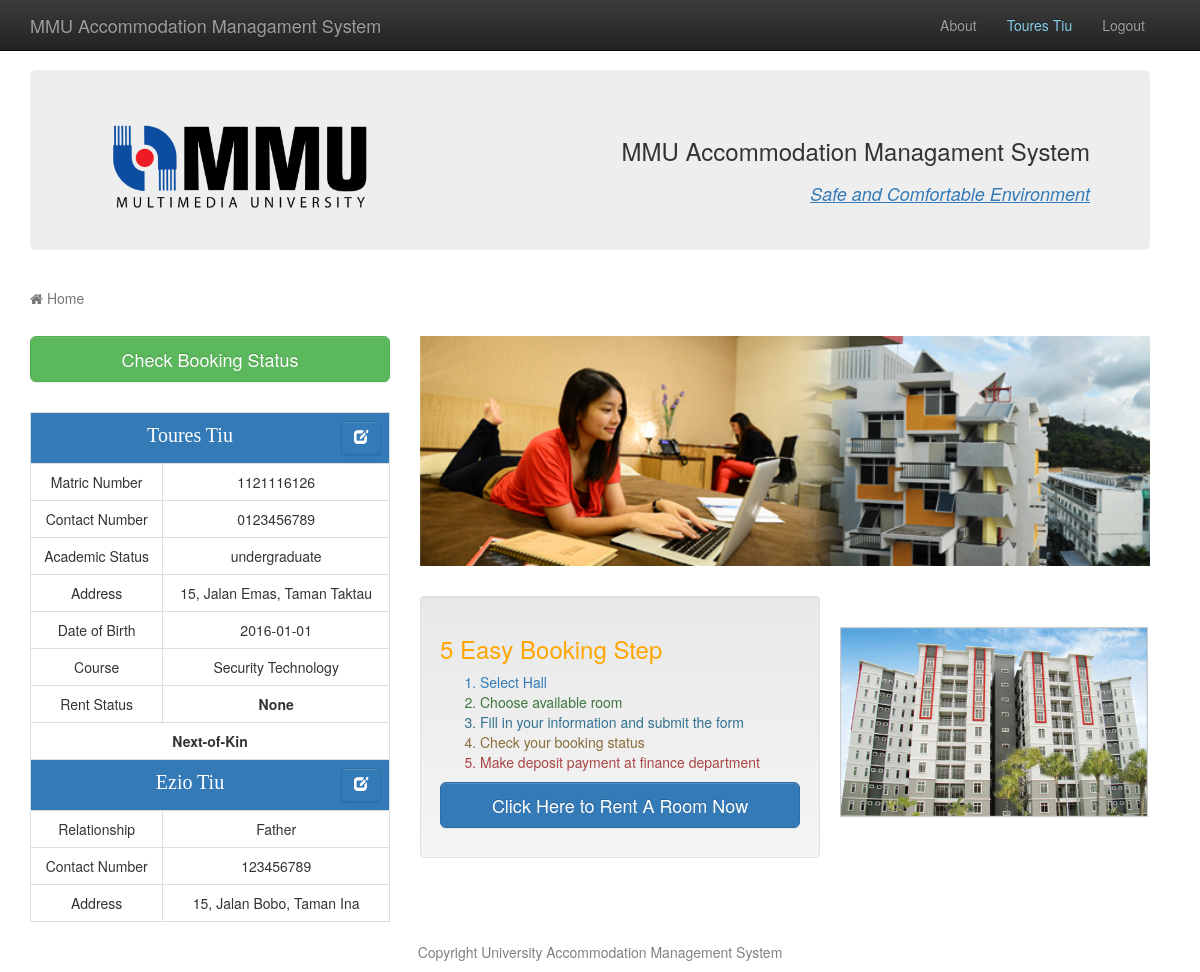
The app's page /index.php (signed in) with its own data.
### tables this page shows
CREATE TABLE `student` (
  `student_id` int(10) NOT NULL,
  `student_name` varchar(50) NOT NULL,
  `student_address` varchar(50) NOT NULL,
  `student_dob` date NOT NULL,
  `student_category` varchar(50) NOT NULL,
  `student_status` varchar(10) NOT NULL,
  `course_id` varchar(5) NOT NULL,
  `student_pass` varchar(50) NOT NULL,
  `student_hp` varchar(11) NOT NULL
);

CREATE TABLE `relative` (
  `relative_id` int(5) NOT NULL,
  `relative_name` varchar(50) NOT NULL,
  `relative_relation` varchar(50) NOT NULL,
  `relative_address` varchar(50) NOT NULL,
  `relative_hp` varchar(11) NOT NULL,
  `student_id` int(10) NOT NULL
);

CREATE TABLE `course` (
  `course_id` varchar(5) NOT NULL,
  `course_title` varchar(50) NOT NULL,
  `course_leader` varchar(50) NOT NULL,
  `department_name` varchar(50) NOT NULL
);

### index.php (the view, shortened to what this page needs)
<!DOCTYPE html>
<?php
	if (isset($_SESSION['id']))
	{
		$sess_id=$_SESSION["id"];
		$student_result = mysql_query("select * from student,course,relative where student.student_id=$sess_id and student.course_id=course.course_id and relative.student_id=$sess_id");
		$student_row = mysql_fetch_assoc($student_result);
	}
?>
<html>
<head>
<link rel="stylesheet" href="https://maxcdn.bootstrapcdn.com/bootstrap/3.3.6/css/bootstrap.min.css">
	<link rel="stylesheet" href="https://maxcdn.bootstrapcdn.com/bootstrap/3.3.6/css/bootstrap-theme.min.css">
	<link rel="stylesheet" href="https://maxcdn.bootstrapcdn.com/font-awesome/4.5.0/css/font-awesome.min.css">
    <link href="css/bootstrap.css" rel="stylesheet">
	<link href="css/bootstrap.min.css" rel="stylesheet">
</head>
		<body>
    <nav class="navbar navbar-inverse navbar-fixed-top" role="navigation">
        <div class="container">
            <div class="navbar-header">
                <a class="navbar-brand" href="index.php">MMU Accommodation Managament System</a>
            </div>
            <div class="collapse navbar-collapse" id="bs-example-navbar-collapse-1" style="float:right;margin-right:10px;">
                <ul class="nav navbar-nav">
                    <li>
                        <a href="about.php">About</a>
                    </li>
                    <li>
                        <a href="#" style="color:skyblue;cursor:context-menu;"><?php echo $student_row["student_name"] ?></a>
                    </li>
					<li>
                        <a href="logout.php">Logout</a>
                    </li>
                </ul>
            </div>
        </div>
    </nav>
			<div class="container">
			  <div class="jumbotron" style="height:180px; margin-top:70px;margin-right:20px;">
				<img src="img/mmulogo.png" alt="MMU" style="width: 300px;height:100px;">
				<table style="float:right;">
				<tr><td><h3 style="float:right;">MMU Accommodation Managament System</h3></td></tr>
				<tr><td><h4 style="float:right;font-style:italic;" class="text-primary"><u>Safe and Comfortable Environment</u></h4></td></tr>
				</table>
			  </div>
			  <div class="row">
				<ol class="breadcrumb">
                            <li class="active">
                                <i class="fa fa-home"></i> Home
                            </li>
                </ol>
				<div class="col-sm-4">
				  <form method='POST'>
				  <input class="btn btn-lg btn-success btn-block" type="submit" value="Check Booking Status" name='chk_status'>
				  </form>
				<table class="table table-bordered" style="text-align:center;margin-top:30px;">
					<tr><td colspan="2" style="background-color:#337ab7;color:white;font-size:15pt;font-family:serif;"><?php echo $student_row["student_name"]; ?>
						<button type="button" title="Update student profile" class="btn btn-default btn-primary" data-toggle="modal" data-target="#studentModal" style="float:right;"><i class="glyphicon glyphicon-edit glyphicon-lg" style="color:white;"></i>
                            </button>
						</td>
					</tr>
					<tr><td>Matric Number</td><td><?php echo $student_row["student_id"]; ?></td></tr>
					<tr><td>Contact Number</td><td><?php echo $student_row["student_hp"]; ?></td></tr>
					<tr><td>Academic Status</td><td><?php echo $student_row["student_category"]; ?></td></tr>
					<tr><td>Address</td><td><?php echo $student_row["student_address"]; ?></td></tr>
					<tr><td>Date of Birth</td><td><?php echo $student_row["student_dob"]; ?></td></tr>
					<tr><td>Course</td><td><?php echo $student_row["course_title"] ?></td></tr>
					<tr><td>Rent Status</td><td><?php  $sst=$student_row["student_status"];
																		if ($sst=="Pending")
																		{echo "<span style=\"color:orange;font-weight:bold;\">$sst</span>"; }
																		else if ($sst=="Rented")
																		{echo "<span style=\"color:#25a900;font-weight:bold;\">$sst</span>"; }
																		else
																		{echo "<span style=\"font-weight:bold;\">None</span>"; }
											?></td>
					</tr>
					<tr><td colspan="2" style="font-weight:bold;">Next-of-Kin</td></tr>
					<tr><td colspan="2" style="background-color:#337ab7;color:white;font-size:15pt;font-family:serif;"><?php echo $student_row["relative_name"]; ?>
						<button type="button" title="Update next-of-kin profile" class="btn btn-default btn-primary" data-toggle="modal" data-target="#relativeModal" style="float:right;"><i class="glyphicon glyphicon-edit glyphicon-lg" style="color:white;"></i>
                           </button>
						</td>
					</tr>
					<tr><td>Relationship</td><td><?php echo $student_row["relative_relation"]; ?></td></tr>
					<tr><td>Contact Number</td><td><?php echo $student_row["relative_hp"]; ?></td></tr>
					<tr><td>Address</td><td><?php echo $student_row["relative_address"]; ?></td></tr>
				</table>
				</div>
				<div class="col-sm-4">
					<img src="img/hostel1.jpg" style="width:730px;height:230px;">
					<table>
					<tr>
					<td>
					<div class="well" style="margin-top:30px;width:400px;">
						<h3 style="color:orange;">5 Easy Booking Step</h3>
						<ol>
						<li class="text-primary">Select Hall</li>
						<li class="text-success">Choose available room</li>
						<li class="text-info">Fill in your information and submit the form </li>
						<li class="text-warning">Check your booking status</li>
						<li class="text-danger">Make deposit payment at finance department</li>
						</ol>
						<form method='POST'>
						<p>
						<input class="btn btn-lg btn-primary btn-block" type="submit" name="btn_index" value="Click Here to Rent A Room Now">
						</p>
						</form>
					</div>
					</td>
					<td>
					<img src="img/hostel3.jpg" style="width:auto;height:230px;padding:20px;">
					</td>
					</tr>
					</table>
				</div>
			  </div>
			  <footer>
            <div class="row">
                <div class="col-lg-12" style="text-align:center;color:grey;">
                    <p>Copyright University Accommodation Management System</p>
                </div>
            </div>
        </footer>
			</div>
        </body>
</html>

### index.php (style rules this page uses)
.breadcrumb { padding: 8px 0px; margin-bottom: 20px; margin-left:15px; margin-right:15px; list-style: none; background-color: transparent; }

### records on screen
student: student_name "Toures Tiu", relative.student_id "1121116126", student_hp "0123456789", student_category "undergraduate", student_address "15, Jalan Emas, Taman Taktau", student_dob "2016-01-01", course.course_title "Security Technology", relative.relative_name "Ezio Tiu", relative.relative_relation "Father", relative.relative_hp "123456789", relative.relative_address "15, Jalan Bobo, Taman Ina"
